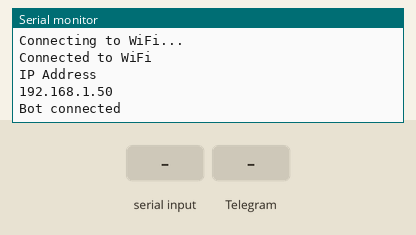
Bench run of a program on a simulated ESP32-S3. On the bench: the last lines printed to the serial monitor. The inputs (shaded band) are chosen by the test bench. WiFi joins after 1.5 s; servers stay silent unless stated.

Above: at 3.5 s.
3.6 s: "1\n" received over Serial
At 5.1 s:
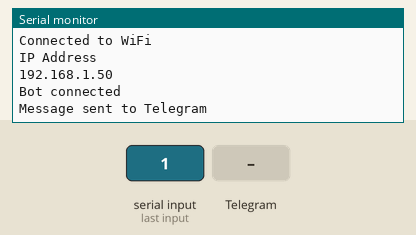
5.7 s: Telegram message "1" received
At 7.1 s:
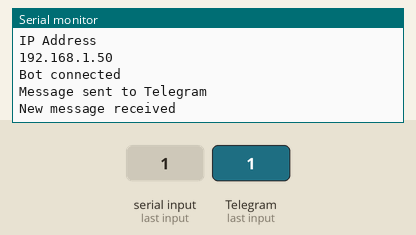

The program:

main.cpp
```cpp
#include <WiFiClientSecure.h>
#include <ArduinoJson.h>
#include <UniversalTelegramBot.h>

const char *ssid = "";
const char *password = "";

#define botToken ""
#define chatID ""

WiFiClientSecure client;
UniversalTelegramBot bot(botToken, client);

void setup() {
  Serial.begin(115200);
  client.setInsecure();
  WiFi.mode(WIFI_STA);
  WiFi.begin(ssid, password);
  while (WiFi.status() != WL_CONNECTED) {
    delay(1000);
    Serial.println("Connecting to WiFi...");
  }
  Serial.println("Connected to WiFi");
  Serial.println("IP Address");
  Serial.println(WiFi.localIP());
  bot.sendMessage(chatID, "Code Started", "");
  Serial.println("Bot connected");
}

void loop() {
  if (WiFi.status() == WL_CONNECTED) {
    int numNewMessages = bot.getUpdates(bot.last_message_received + 1);

    while (numNewMessages) {
      Serial.println("New message received");
      String chat_id = bot.messages[0].chat_id;
      String text = bot.messages[0].text;

      bot.sendMessage(chat_id, "Received your message: " + text);

      bot.getUpdates(bot.last_message_received + 1);
      numNewMessages--;
    }

    if (Serial.available()) {
      String input = Serial.readStringUntil('\n');
      if (bot.sendMessage(chatID, input)) {
        Serial.println("Message sent to Telegram");
      } else {
        Serial.println("Failed to send message to Telegram");
      }
    }
  } else {
    Serial.println("WiFi Disconnected");
  }
  delay(1000);
}
```

Measured:
- after the input at 3.6 s, the serial monitor: prints a new line after 0.60 s (image 1)
- after the input at 5.7 s, the serial monitor: prints a new line after 1.1 s (image 2)
